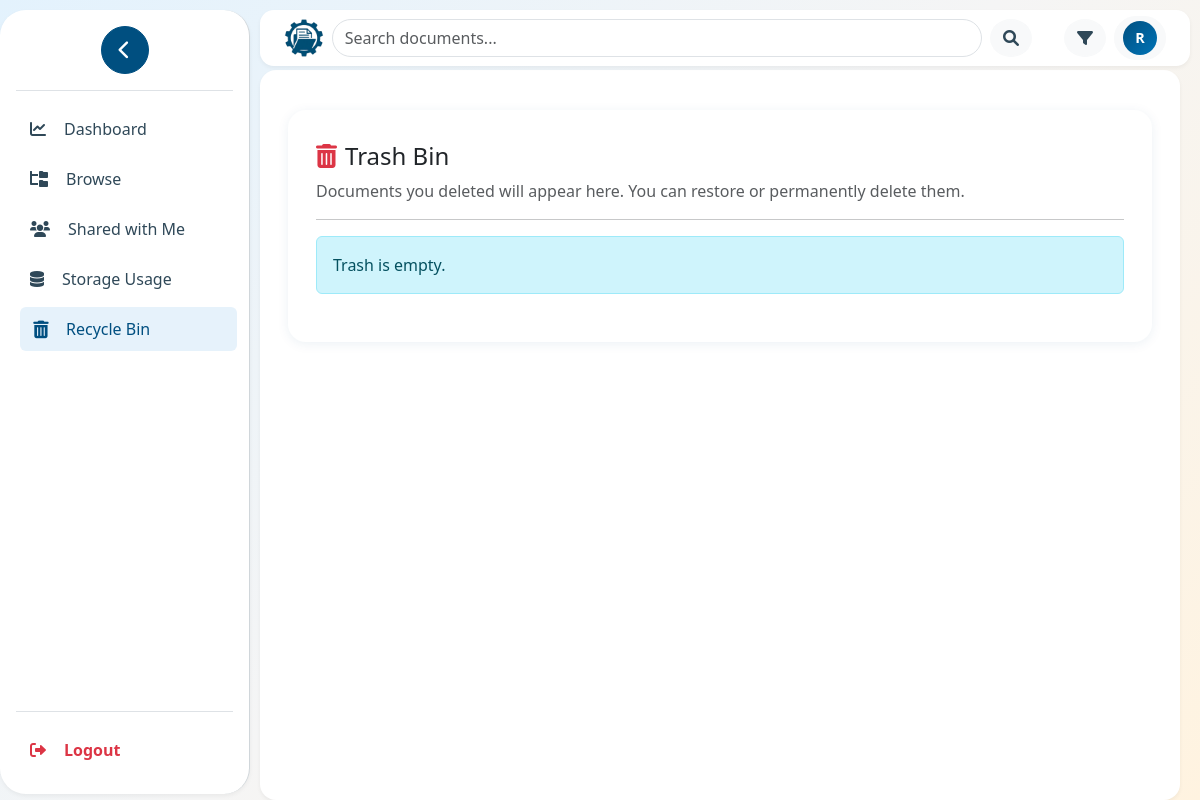
The page /documents/trash.php (signed in) on the database as committed earlier.
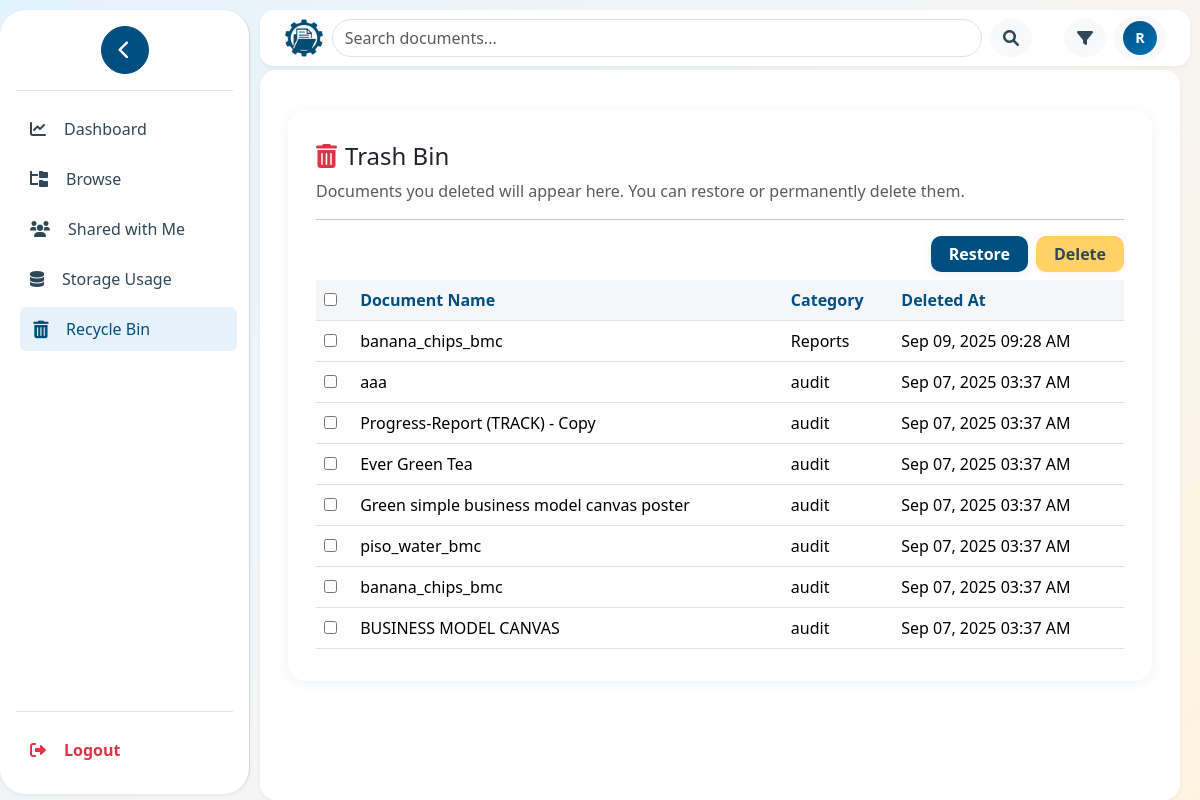
The same page on the database as committed later.
### tables this page shows
CREATE TABLE `documents` (
  `id` int(11) NOT NULL,
  `title` varchar(255) NOT NULL,
  `description` text DEFAULT NULL,
  `filename` varchar(255) NOT NULL,
  `original_filename` varchar(255) NOT NULL,
  `file_size` bigint(20) NOT NULL,
  `file_type` varchar(100) NOT NULL,
  `file_path` text NOT NULL,
  `folder_id` int(11) DEFAULT NULL,
  `category_id` int(11) DEFAULT NULL,
  `uploaded_by` int(11) NOT NULL,
  `is_public` tinyint(1) DEFAULT 0,
  `tags` text DEFAULT NULL,
  `download_count` int(11) DEFAULT 0,
  `created_at` datetime DEFAULT current_timestamp(),
  `updated_at` datetime DEFAULT current_timestamp() ON UPDATE current_timestamp(),
  `is_deleted` tinyint(1) DEFAULT 0,
  `deleted_at` datetime DEFAULT NULL
);

CREATE TABLE `categories` (
  `id` int(11) NOT NULL,
  `name` varchar(255) NOT NULL,
  `description` text DEFAULT NULL,
  `created_at` datetime DEFAULT current_timestamp(),
  `color` varchar(20) DEFAULT '#6c757d',
  `created_by` int(10) UNSIGNED NOT NULL
);

### api/api_trash.php (called while the page is built, shortened)
<?php
require_once '../includes/header.php';
$user_id  = $_SESSION['user_id'] ?? null;
$is_admin = isAdmin();
if ($is_admin) {
    $stmt = $db->query("
        SELECT d.*,
               c.name AS category_name,
               f.name AS folder_name,
               u.full_name AS owner_name
        FROM documents d
        LEFT JOIN categories c ON d.category_id = c.id
        LEFT JOIN folders f ON d.folder_id = f.id
        LEFT JOIN users u ON d.uploaded_by = u.id
        WHERE d.is_deleted = 1
        ORDER BY d.deleted_at DESC
    ");
} else {
    $stmt = $db->prepare("
        SELECT d.*,
               c.name AS category_name,
               f.name AS folder_name,
               u.full_name AS owner_name
        FROM documents d
        LEFT JOIN categories c ON d.category_id = c.id
        LEFT JOIN folders f ON d.folder_id = f.id
        LEFT JOIN users u ON d.uploaded_by = u.id
        WHERE d.is_deleted = 1 AND d.uploaded_by = ?
        ORDER BY d.deleted_at DESC
    ");
    $stmt->execute([$user_id]);
}
$trash_documents = $stmt->fetchAll(PDO::FETCH_ASSOC);

### documents/trash.php (the view, shortened to what this page needs)
<?php
require_once '../includes/header.php';
require_once '../api/api_trash.php';
?>
<div class="container">
  <div class="trash-card">
    <h4><i class="fas fa-trash-alt me-2 text-danger"></i>Trash Bin</h4>
    <p class="text-muted">Documents you deleted will appear here. You can restore or permanently delete them.</p>
    <hr>
<?php if (empty($trash_documents)): ?>
  <div class="alert alert-info">Trash is empty.</div>
<?php else: ?>
  <form id="bulkActionForm" method="POST">
    <div class="d-flex justify-content-end mb-2">
      <button type="submit" name="bulk_restore" class="btn btn-restore me-2">Restore</button>
      <button type="submit" name="bulk_delete" class="btn btn-delete">Delete</button>
    </div>
    <div class="table-responsive fade-in delay-2">
      <table class="table trash-table align-middle mb-0">
        <thead>
          <tr>
            <th><input type="checkbox" id="selectAll"></th>
            <th>Document Name</th>
            <th>Category</th>
            <th>Deleted At</th>
          </tr>
        </thead>
        <tbody>
          <?php foreach ($trash_documents as $doc): ?>
            <tr>
              <td>
                <input type="checkbox" name="selected_docs[]" value="<?= $doc['id'] ?>" class="doc-checkbox">
              </td>
              <td><?= htmlspecialchars($doc['title']) ?></td>
              <td><?= htmlspecialchars($doc['category_name']) ?></td>
              <td><?= date('M d, Y h:i A', strtotime($doc['deleted_at'])) ?></td>
            </tr>
          <?php endforeach; ?>
        </tbody>
      </table>
    </div>
  </form>
<?php endif; ?>
  </div>
</div>

Rows that differ between the two databases and show on the page:
added documents: title "banana_chips_bmc", category.name "Reports", deleted_at "Sep 09, 2025 09:28 AM"
added documents: title "aaa", category.name "audit", deleted_at "Sep 07, 2025 03:37 AM"
added documents: title "Progress-Report (TRACK) - Copy", category.name "audit", deleted_at "Sep 07, 2025 03:37 AM"
added documents: title "Ever Green Tea", category.name "audit", deleted_at "Sep 07, 2025 03:37 AM"
added documents: title "Green simple business model canvas poster", category.name "audit", deleted_at "Sep 07, 2025 03:37 AM"
added documents: title "piso_water_bmc", category.name "audit", deleted_at "Sep 07, 2025 03:37 AM"
added documents: title "banana_chips_bmc", category.name "audit", deleted_at "Sep 07, 2025 03:37 AM"
added documents: title "BUSINESS MODEL CANVAS", category.name "audit", deleted_at "Sep 07, 2025 03:37 AM"
Other text that changed with them:
form field value: (not shown) → "☐"
text no longer shown: "Trash is empty."
text now shown: "Restore Delete Document Name Category Deleted At"
